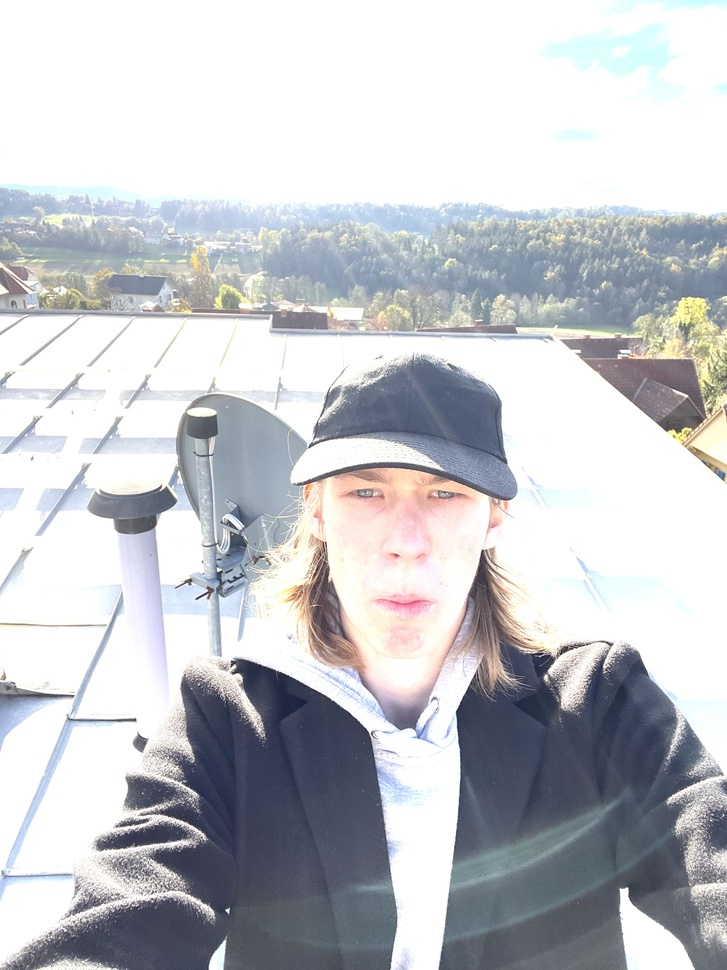
#> input picture image6.jpg, 727 x 970 px, shrunk from 3024 x 4032 before the run
$ python test.py
#> lines starting #> are read from the running program, lines starting #| are printed output that depends on the picture; long printed decimals are rounded
#> further down, img_src is the input picture: shape (970, 727, 3); mean B, G, R 202.2, 198, 196.1
from __future__ import print_function
import numpy as np
import argparse
import cv2

def automatic_gamma_adjust(image):
    # Convert the image to grayscale
    gray = cv2.cvtColor(image, cv2.COLOR_BGR2GRAY)
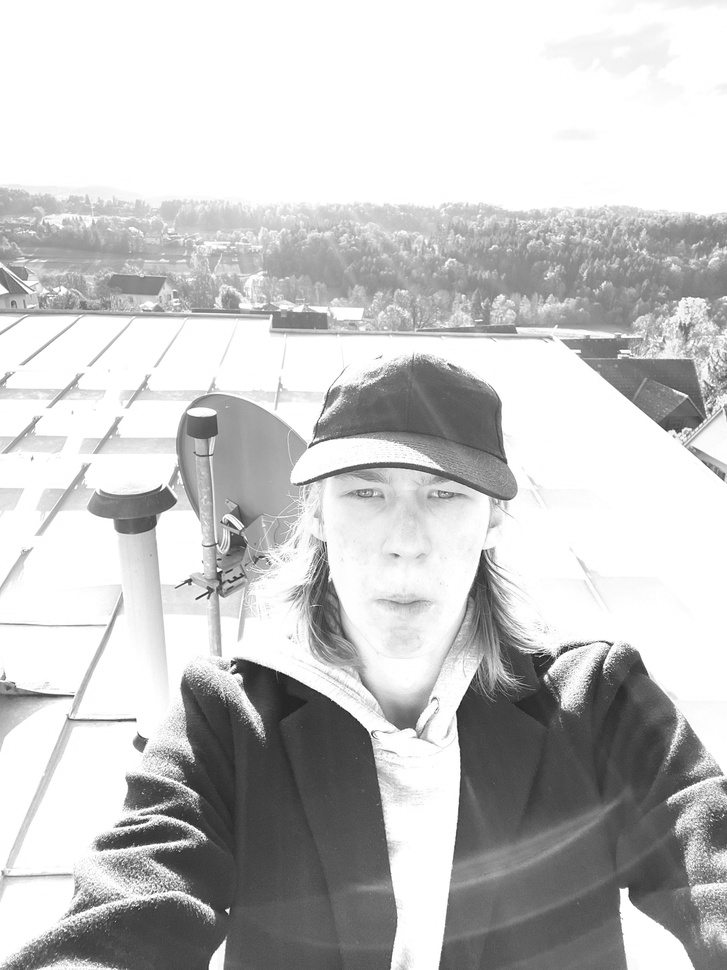
#> gray: shape (970, 727); min 15, max 255, mean 197.9

    # Calculate histogram
    hist = cv2.calcHist([gray], [0], None, [256], [0, 256])
#> hist = 256 values, max 270894 at index 255, min 0 at index 0, mean 2754.6

    # Find the cumulative distribution function
    cdf = hist.cumsum()
#> cdf = 256 values from 0 to 705190
    cdf_normalized = cdf / cdf[-1]
#> cdf_normalized = 256 values from 0 to 1

    # Calculate the gamma value based on the cumulative distribution function
    gamma = 1 / (np.argmax(cdf_normalized > 0.99) / 255 + 0.01)
#> gamma = 0.99

    # Adjust gamma based on image brightness
    if gamma > 1.0:
        gamma = min(gamma, 2.0)  # Cap the gamma value at 2.0 for overexposed images
    else:
        gamma = max(gamma, 0.5)  # Set a minimum gamma value of 0.5 for underexposed images

    print("Automatic Gamma Adjustment: Gamma =", gamma)
#| Automatic Gamma Adjustment: Gamma = 0.9901

    # Apply gamma correction
    adjusted_image = adjust_gamma(image, gamma)

    return adjusted_image

def adjust_gamma(image, gamma=1.0):
    # build a lookup table mapping the pixel values [0, 255] to
    # their adjusted gamma values
#> called with gamma = 0.99
    invGamma = 1.0 / gamma
#> invGamma = 1.01
    table = np.array([((i / 255.0) ** invGamma) * 255
        for i in np.arange(0, 256)]).astype("uint8")
#> table = 256 values from 0 to 255
    return cv2.LUT(image, table)

img_src = cv2.imread('image6.jpg', 1)
img = automatic_gamma_adjust(img_src)

cv2.imwrite('image_adjusted.jpg', img)  # Save the adjusted image as 'image_adjusted.jpg'

$ run again, with image10.jpg copied over image6.jpg
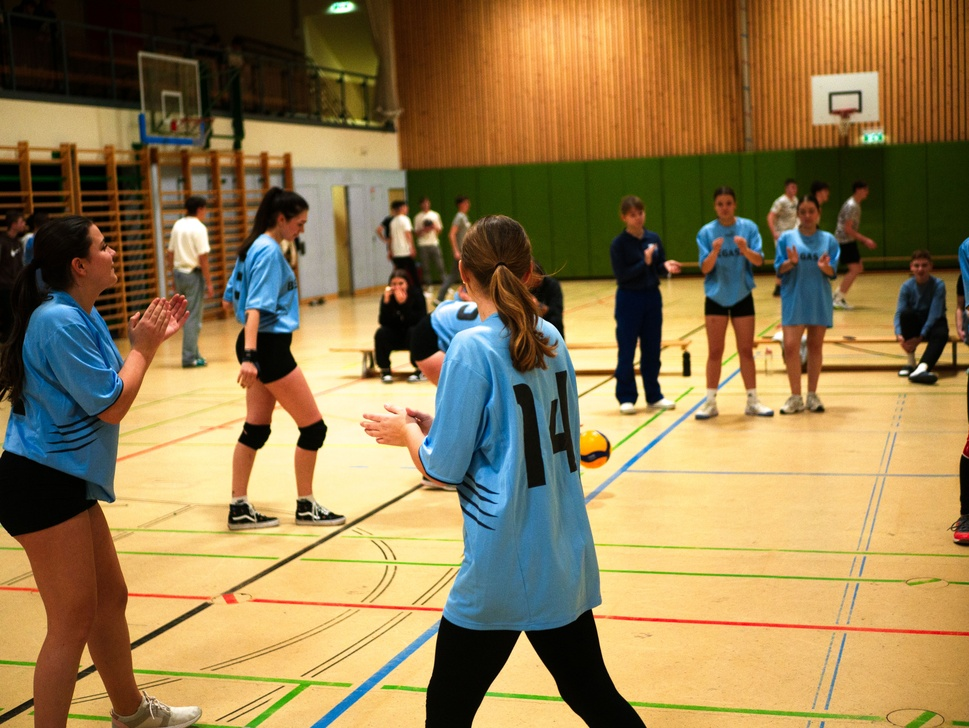
#> input picture image10.jpg, 969 x 728 px, shrunk from 4592 x 3448 before the run
#> img_src is the input picture: shape (728, 969, 3); mean B, G, R 79.5, 123.3, 146.7
#> in automatic_gamma_adjust, `gray = cv2.cvtColor(image, cv2.COLOR_BGR2GRAY)`:
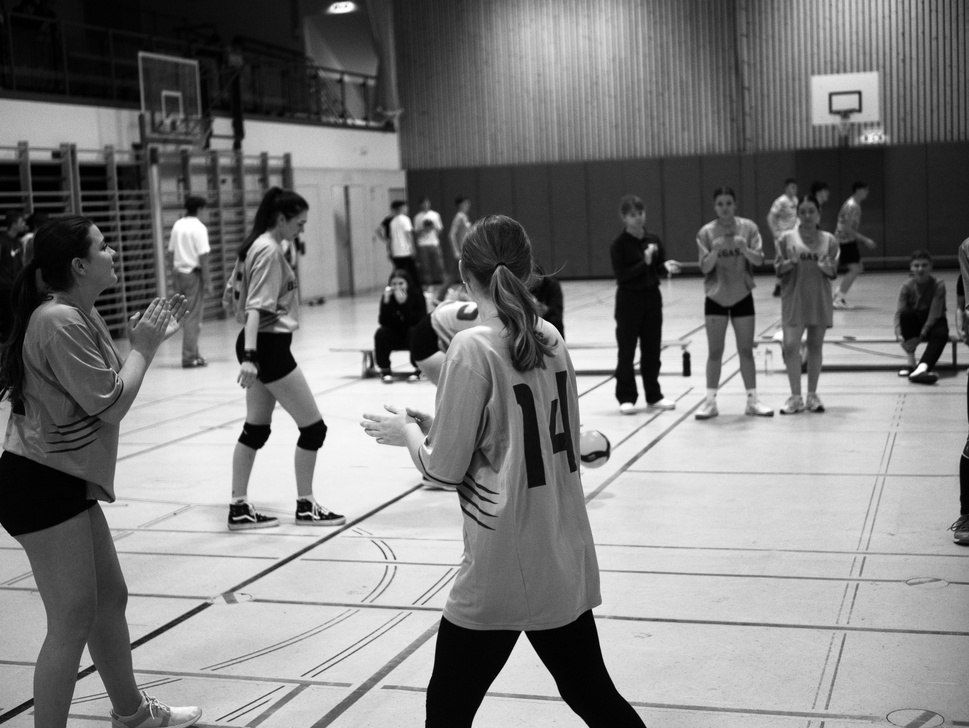
#> gray: shape (728, 969); min 0, max 255, mean 125.3
#> hist = 256 values, max 8299 at index 4, min 72 at index 249, mean 2755.6
#> cdf = 256 values from 330 to 705432
#> cdf_normalized = 256 values from 0.000468 to 1
#> gamma = 1.04
#| Automatic Gamma Adjustment: Gamma = 1.043
#> invGamma = 0.959
#> table = 256 values from 0 to 255

$ run again, with image2.jpg copied over image6.jpg
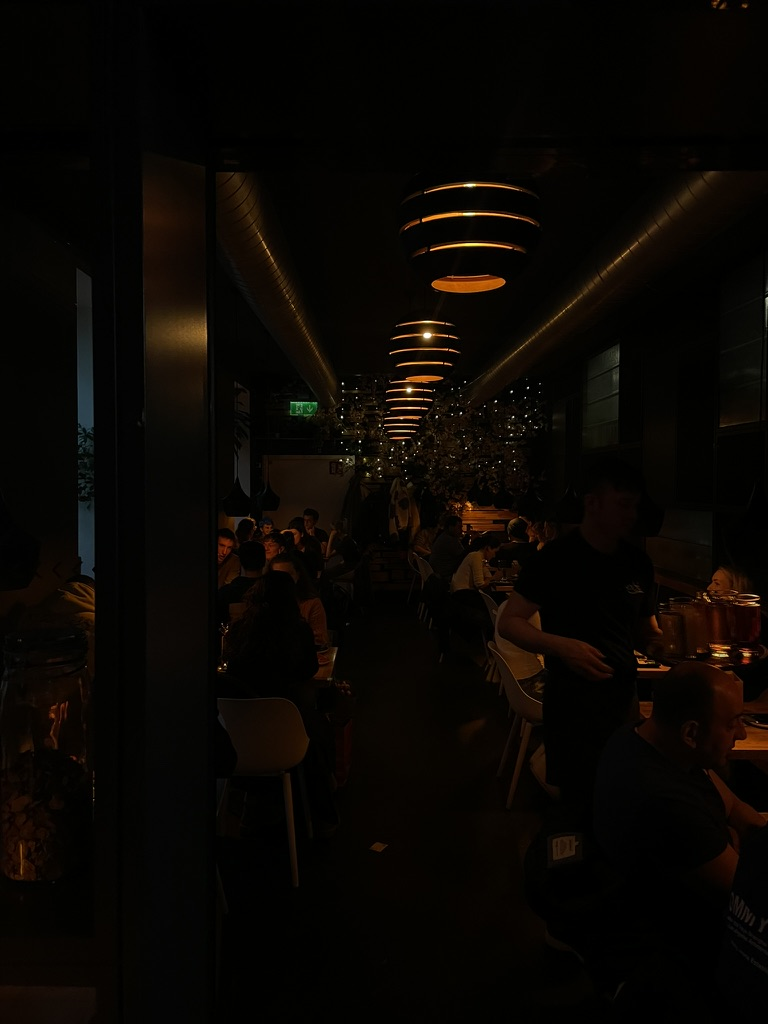
#> input picture image2.jpg, 768 x 1024 px
#> img_src is the input picture: shape (1024, 768, 3); mean B, G, R 2.6, 6.1, 9.3
#> in automatic_gamma_adjust, `gray = cv2.cvtColor(image, cv2.COLOR_BGR2GRAY)`:
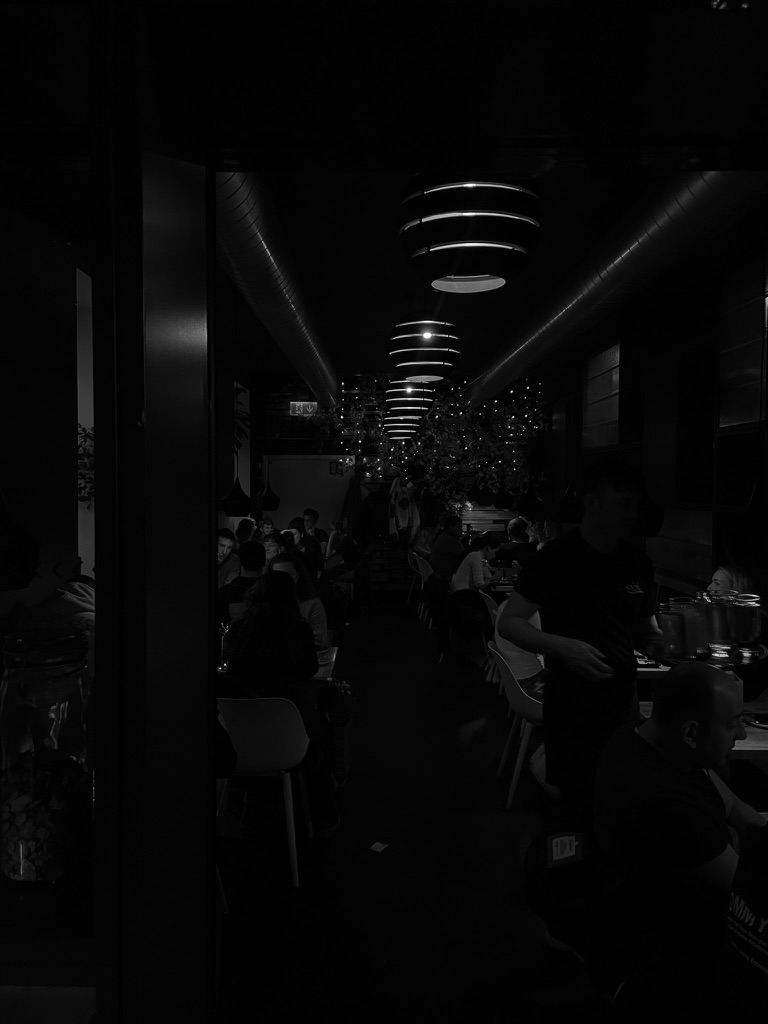
#> gray: shape (1024, 768); min 0, max 255, mean 6.7
#> hist = 256 values, max 148019 at index 2, min 0 at index 224, mean 3072
#> cdf = 256 values from 33960 to 786432
#> cdf_normalized = 256 values from 0.0432 to 1
#> in automatic_gamma_adjust, `gamma = 1 / (np.argmax(cdf_normalized > 0.99) / 255 + 0.01)`: gamma = 4.14
#> in automatic_gamma_adjust, `gamma = min(gamma, 2.0)`: gamma = 2
#| Automatic Gamma Adjustment: Gamma = 2.0
#> invGamma = 0.5
#> table = 256 values from 0 to 255
#> in adjust_gamma, `return cv2.LUT(image, table)`:
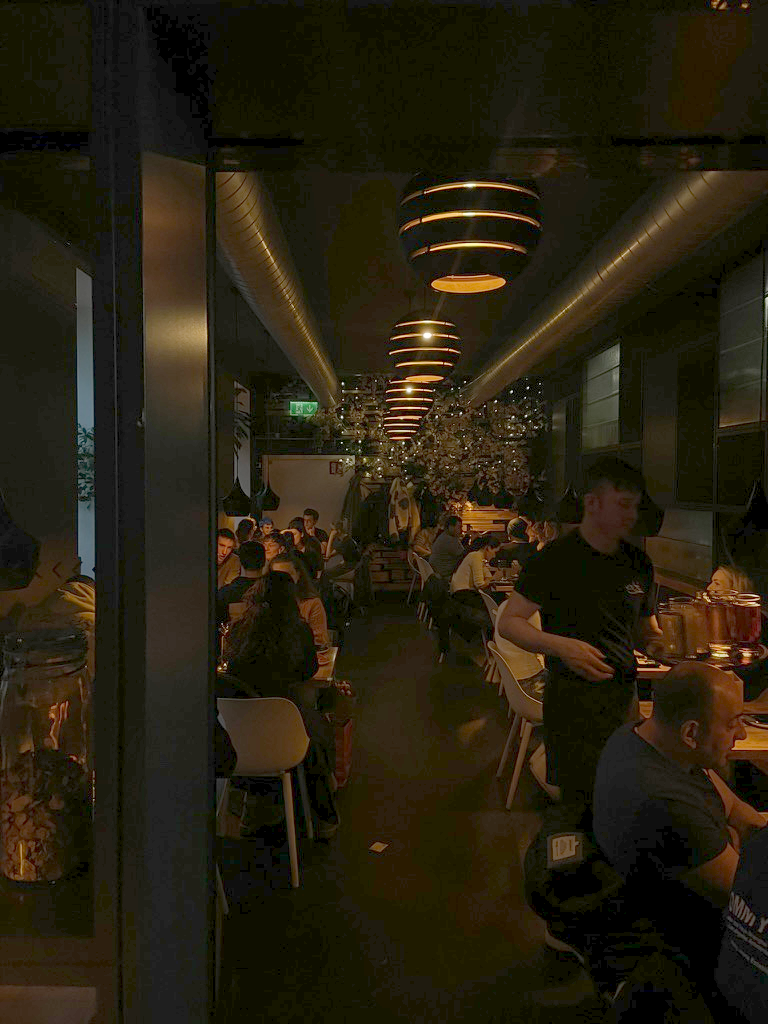
#> returned value: shape (1024, 768, 3); mean of channels 0, 1, 2 15.5, 32, 38.5; drawn as B, G, R
